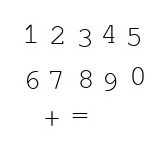
#> input picture TrainingImg.jpeg, 167 x 143 px
$ jupyter execute digit_recognizer_training.ipynb   (older library calls are emulated)
#> lines starting #> are read from the running program, lines starting #| are printed output that depends on the picture; after the words box and inside, x2 and y2 are one past the last pixel; in counts of white or black regions, pixels touching at a corner belong together
refer:
object recognition

This program is inspired by the work of
g-sari and the original program can be found at https://github.com/g-sari/pyautodigits/

imshow: https://www.pyimagesearch.com/2014/11/03/display-matplotlib-rgb-image/

findContours: https://zhuanlan.zhihu.com/p/38739563
https://docs.opencv.org/3.1.0/d9/d8b/tutorial_py_contours_hierarchy.html

[cell 1]
import sys
import cv2
import numpy as np

import copy
import time

from matplotlib import pyplot as plt

def save_data(samples, responses):
    """Method to save trained data"""
    responses = np.array(responses, np.float32)
    responses = responses.reshape((responses.size, 1))
    np.savetxt('ocr_training.data', samples)
    np.savetxt('ocr_responses.data', responses)


pic_name="ocr_insurance_card_train_2.jpg"
contour_dimension_from_h=14
contour_dimension_to_h=23
sizeOfFig = 4

#im = cv2.imread("ocr_insurance_card_train_1.png")
im = cv2.imread("TrainingImg.jpeg")
#> im is the input picture: shape (143, 167, 3); min 0, max 255, mean 248.9
gray = cv2.cvtColor(im, cv2.COLOR_BGR2GRAY)
blur = cv2.GaussianBlur(gray, (5, 5), 0)
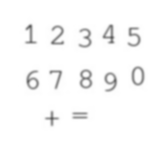
#> blur: shape (143, 167); min 96, max 255, mean 248.9
thresh = cv2.adaptiveThreshold(blur, 255, 1, 1, 11, 1)
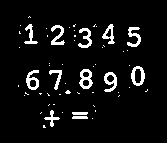
#> thresh: shape (143, 167); 6.6% white; 58 white regions (45 under 20 px)

# _ is to fill up the first variable as it's not going to be used.
_, contours, hierarchy = cv2.findContours(thresh, cv2.RETR_LIST, cv2.CHAIN_APPROX_SIMPLE)
#> contours = 64 contours, 45 with area under 20; largest, box (x1, y1, x2, y2) and area: (131, 66, 145, 86) 195, (79, 69, 93, 89) 187, (104, 72, 117, 92) 145, (26, 70, 39, 90) 144, (102, 24, 115, 44) 112

samples = np.empty((0, 100))
# responses = inputs from user
responses = []

# change the size of figure (picture) with width=6 and height to corresponding ratio.
fig_size = plt.rcParams["figure.figsize"]
fig_size[0] = sizeOfFig
fig_size[1] = fig_size[1]* sizeOfFig/fig_size[0]
plt.rcParams["figure.figsize"] = fig_size

for cnt in contours:
    #The following filter out those contours which are too small.
    if cv2.contourArea(cnt) > (contour_dimension_to_h * 2):
        # return the dimension of filtered contours
        [x, y, w, h] = cv2.boundingRect(cnt)

        if h > contour_dimension_from_h and h < contour_dimension_to_h:
            # This following will draw a blue rectangle of found objects.
            # The size of the rectangles are slightly larger than the object.
            cv2.rectangle(im, (x - 1, y - 1), (x + 1 + w, y + 1 + h), (255, 0, 0), 1)

            #roi: region of interest
            roi = thresh[y:y + h, x:x + w]
            roismall = cv2.resize(roi, (10, 10))

            plt.imshow(im, cmap = 'gray', interpolation = 'bicubic')
            plt.xticks([]), plt.yticks([])  # to hide tick values on X and Y axis
            plt.show()

            strUserInput = input("Enter the value of the red rectangle (type 'quit' to stop:) ")

            if strUserInput == "quit":
                break
            elif len(strUserInput)!=1:
                print("You should enter a character")
                break
            else:
                # change the color of rectangle whose value has just been input by user to blue
                cv2.rectangle(im, (x - 1, y - 1), (x + 1 + w, y + 1 + h), (0, 0, 255), 1)
                # stop for a while as it takes time to draw.
                time.sleep(0.5)
                responses.append(int(ord(strUserInput)))
                sample = roismall.reshape((1, 100))
                samples = np.append(samples, sample, 0)
#> this loop made 8 passes
#> (x, y, w, h, strUserInput) on pass 8: (44, 110, 16, 17, '')
#> cnt on passes 2, 5, 6, 7: [[92, 118]], [[62, 112]], [[41, 112], [40, 113]], [[95, 110], [95, 111]]
#| You should enter a character
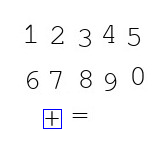
#> im: shape (143, 167, 3); 0.31% of pixels changed, all inside (x1, y1, x2, y2) = (43, 109, 62, 129)
#> after the loop, responses = []

print('No. of objects: ', len(contours))
#| No. of objects:  64
save_data(samples, responses)
#> in save_data, `responses = np.array(responses, np.float32)`: responses = empty array
print ("training complete")
